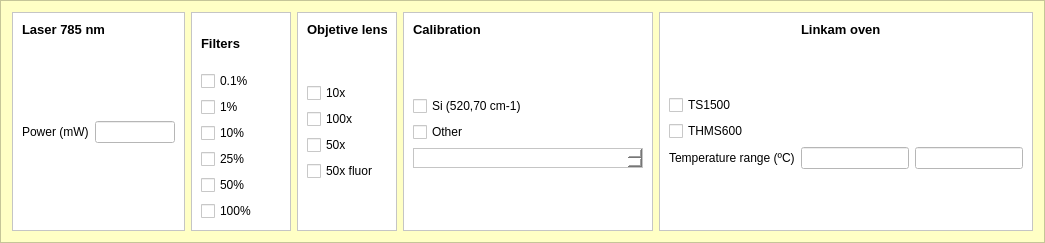
        <widget class="QFrame" name="frame_5">
         <property name="minimumSize">
          <size>
           <width>1000</width>
           <height>180</height>
          </size>
         </property>
         <property name="maximumSize">
          <size>
           <width>16777215</width>
           <height>16777215</height>
          </size>
         </property>
         <property name="styleSheet">
          <string notr="true">background-color: rgb(255, 255, 197);</string>
         </property>
         <property name="frameShape">
          <enum>QFrame::StyledPanel</enum>
         </property>
         <property name="frameShadow">
          <enum>QFrame::Raised</enum>
         </property>
         <layout class="QHBoxLayout" name="horizontalLayout_3">
          <item>
           <widget class="QFrame" name="frame_16">
            <property name="maximumSize">
             <size>
              <width>200</width>
              <height>16777215</height>
             </size>
            </property>
            <property name="styleSheet">
             <string notr="true">background-color: rgb(255, 255, 255);</string>
            </property>
            <property name="frameShape">
             <enum>QFrame::StyledPanel</enum>
            </property>
            <property name="frameShadow">
             <enum>QFrame::Raised</enum>
            </property>
            <layout class="QGridLayout" name="gridLayout_6">
             <item row="2" column="0">
              <widget class="QLabel" name="label_9">
               <property name="minimumSize">
                <size>
                 <width>0</width>
                 <height>20</height>
                </size>
               </property>
               <property name="maximumSize">
                <size>
                 <width>16777215</width>
                 <height>20</height>
                </size>
               </property>
               <property name="text">
                <string>Power (mW)</string>
               </property>
              </widget>
             </item>
             <item row="0" column="0" colspan="2">
              <widget class="QLabel" name="label_6">
               <property name="enabled">
                <bool>true</bool>
               </property>
               <property name="maximumSize">
                <size>
                 <width>16777215</width>
                 <height>15</height>
                </size>
               </property>
               <property name="font">
                <font>
                 <pointsize>10</pointsize>
                 <weight>75</weight>
                 <bold>true</bold>
                </font>
               </property>
               <property name="text">
                <string>Laser 785 nm</string>
               </property>
              </widget>
             </item>
             <item row="2" column="1">
              <widget class="QLineEdit" name="laser_power_lineEdit">
               <property name="maximumSize">
                <size>
                 <width>80</width>
                 <height>16777215</height>
                </size>
               </property>
              </widget>
             </item>
             <item row="3" column="0">
              <spacer name="verticalSpacer_14">
               <property name="orientation">
                <enum>Qt::Vertical</enum>
               </property>
               <property name="sizeHint" stdset="0">
                <size>
                 <width>20</width>
                 <height>40</height>
                </size>
               </property>
              </spacer>
             </item>
             <item row="1" column="0">
              <spacer name="verticalSpacer_5">
               <property name="orientation">
                <enum>Qt::Vertical</enum>
               </property>
               <property name="sizeHint" stdset="0">
                <size>
                 <width>20</width>
                 <height>40</height>
                </size>
               </property>
              </spacer>
             </item>
            </layout>
           </widget>
          </item>
          <item>
           <widget class="QFrame" name="frame">
            <property name="minimumSize">
             <size>
              <width>100</width>
              <height>0</height>
             </size>
            </property>
            <property name="maximumSize">
             <size>
              <width>16777215</width>
              <height>16777215</height>
             </size>
            </property>
            <property name="styleSheet">
             <string notr="true">background-color: rgb(255, 255, 255);</string>
            </property>
            <property name="frameShape">
             <enum>QFrame::StyledPanel</enum>
            </property>
            <property name="frameShadow">
             <enum>QFrame::Raised</enum>
            </property>
            <layout class="QVBoxLayout" name="verticalLayout_3">
             <item>
              <widget class="QLabel" name="label_7">
               <property name="font">
                <font>
                 <pointsize>10</pointsize>
                 <weight>75</weight>
                 <bold>true</bold>
                </font>
               </property>
               <property name="text">
                <string>Filters</string>
               </property>
              </widget>
             </item>
             <item>
              <widget class="QCheckBox" name="filtro01_checkBox">
               <property name="text">
                <string>0.1%</string>
               </property>
              </widget>
             </item>
             <item>
              <widget class="QCheckBox" name="filtro1_checkBox">
               <property name="text">
                <string>1%</string>
               </property>
              </widget>
             </item>
             <item>
              <widget class="QCheckBox" name="filtro10_checkBox">
               <property name="text">
                <string>10%</string>
               </property>
              </widget>
             </item>
             <item>
              <widget class="QCheckBox" name="filtro25_checkBox">
               <property name="text">
                <string>25%</string>
               </property>
              </widget>
             </item>
             <item>
              <widget class="QCheckBox" name="filtro50_checkBox">
               <property name="text">
                <string>50%</string>
               </property>
              </widget>
             </item>
             <item>
              <widget class="QCheckBox" name="filtro100_checkBox">
               <property name="text">
                <string>100%</string>
               </property>
              </widget>
             </item>
            </layout>
           </widget>
          </item>
          <item>
           <widget class="QFrame" name="frame_17">
            <property name="maximumSize">
             <size>
              <width>100</width>
              <height>16777215</height>
             </size>
            </property>
            <property name="styleSheet">
             <string notr="true">background-color: rgb(255, 255, 255);</string>
            </property>
            <property name="frameShape">
             <enum>QFrame::StyledPanel</enum>
            </property>
            <property name="frameShadow">
             <enum>QFrame::Raised</enum>
            </property>
            <layout class="QGridLayout" name="gridLayout_7">
             <item row="5" column="0">
              <widget class="QCheckBox" name="objetiva50xfluor_checkBox">
               <property name="text">
                <string>50x fluor</string>
               </property>
              </widget>
             </item>
             <item row="1" column="0">
              <spacer name="verticalSpacer_9">
               <property name="orientation">
                <enum>Qt::Vertical</enum>
               </property>
               <property name="sizeHint" stdset="0">
                <size>
                 <width>20</width>
                 <height>40</height>
                </size>
               </property>
              </spacer>
             </item>
             <item row="4" column="0">
              <widget class="QCheckBox" name="objetiva50x_checkBox">
               <property name="text">
                <string>50x</string>
               </property>
              </widget>
             </item>
             <item row="0" column="0">
              <widget class="QLabel" name="label_8">
               <property name="font">
                <font>
                 <pointsize>10</pointsize>
                 <weight>75</weight>
                 <bold>true</bold>
                </font>
               </property>
               <property name="text">
                <string>Objetive lens</string>
               </property>
              </widget>
             </item>
             <item row="3" column="0">
              <widget class="QCheckBox" name="objetiva100x_checkBox">
               <property name="text">
                <string>100x</string>
               </property>
              </widget>
             </item>
             <item row="2" column="0">
              <widget class="QCheckBox" name="objetiva10x_checkBox">
               <property name="text">
                <string>10x</string>
               </property>
              </widget>
             </item>
             <item row="6" column="0">
              <spacer name="verticalSpacer_13">
               <property name="orientation">
                <enum>Qt::Vertical</enum>
               </property>
               <property name="sizeHint" stdset="0">
                <size>
                 <width>20</width>
                 <height>40</height>
                </size>
               </property>
              </spacer>
             </item>
            </layout>
           </widget>
          </item>
          <item>
           <widget class="QFrame" name="frame_9">
            <property name="maximumSize">
             <size>
              <width>250</width>
              <height>16777215</height>
             </size>
            </property>
            <property name="styleSheet">
             <string notr="true">background-color: rgb(255, 255, 255);</string>
            </property>
            <property name="frameShape">
             <enum>QFrame::StyledPanel</enum>
            </property>
            <property name="frameShadow">
             <enum>QFrame::Raised</enum>
            </property>
            <layout class="QVBoxLayout" name="verticalLayout_2">
             <item>
              <widget class="QLabel" name="label_14">
               <property name="font">
                <font>
                 <pointsize>10</pointsize>
                 <weight>75</weight>
                 <bold>true</bold>
                </font>
               </property>
               <property name="text">
                <string>Calibration</string>
               </property>
              </widget>
             </item>
             <item>
              <spacer name="verticalSpacer_7">
               <property name="orientation">
                <enum>Qt::Vertical</enum>
               </property>
               <property name="sizeHint" stdset="0">
                <size>
                 <width>20</width>
                 <height>40</height>
                </size>
               </property>
              </spacer>
             </item>
             <item>
              <widget class="QCheckBox" name="cal_si_checkBox">
               <property name="text">
                <string>Si (520,70 cm-1)</string>
               </property>
              </widget>
             </item>
             <item>
              <widget class="QCheckBox" name="cal_outro_checkBox">
               <property name="text">
                <string>Other</string>
               </property>
              </widget>
             </item>
             <item>
              <widget class="QTextEdit" name="cal_outro_textEdit">
               <property name="minimumSize">
                <size>
                 <width>0</width>
                 <height>0</height>
                </size>
               </property>
               <property name="maximumSize">
                <size>
                 <width>16777215</width>
                 <height>20</height>
                </size>
               </property>
              </widget>
             </item>
             <item>
              <spacer name="verticalSpacer_11">
               <property name="orientation">
                <enum>Qt::Vertical</enum>
               </property>
               <property name="sizeHint" stdset="0">
                <size>
                 <width>20</width>
                 <height>40</height>
                </size>
               </property>
              </spacer>
             </item>
            </layout>
           </widget>
          </item>
          <item>
           <widget class="QFrame" name="frame_21">
            <property name="maximumSize">
             <size>
              <width>400</width>
              <height>16777215</height>
             </size>
            </property>
            <property name="styleSheet">
             <string notr="true">background-color: rgb(255, 255, 255);</string>
            </property>
            <property name="frameShape">
             <enum>QFrame::StyledPanel</enum>
            </property>
            <property name="frameShadow">
             <enum>QFrame::Raised</enum>
            </property>
            <layout class="QGridLayout" name="gridLayout_9">
             <item row="4" column="0">
              <widget class="QLabel" name="label_23">
               <property name="maximumSize">
                <size>
                 <width>200</width>
                 <height>16777215</height>
                </size>
               </property>
               <property name="text">
                <string>Temperature range (ºC)</string>
               </property>
              </widget>
             </item>
             <item row="4" column="1">
              <widget class="QLineEdit" name="linkam_startT_lineEdit">
               <property name="minimumSize">
                <size>
                 <width>100</width>
                 <height>0</height>
                </size>
               </property>
               <property name="maximumSize">
                <size>
                 <width>150</width>
                 <height>16777215</height>
                </size>
               </property>
              </widget>
             </item>
             <item row="3" column="0">
              <widget class="QCheckBox" name="thms600_checkBox">
               <property name="text">
                <string>THMS600</string>
               </property>
              </widget>
             </item>
             <item row="4" column="2">
              <widget class="QLineEdit" name="linkam_stopT_lineEdit">
               <property name="minimumSize">
                <size>
                 <width>100</width>
                 <height>0</height>
                </size>
               </property>
               <property name="maximumSize">
                <size>
                 <width>150</width>
                 <height>100</height>
                </size>
               </property>
              </widget>
             </item>
             <item row="2" column="0">
              <widget class="QCheckBox" name="ts1500_checkBox">
               <property name="text">
                <string>TS1500</string>
               </property>
              </widget>
             </item>
             <item row="0" column="1">
              <widget class="QLabel" name="label_15">
               <property name="font">
                <font>
                 <pointsize>10</pointsize>
                 <weight>75</weight>
                 <bold>true</bold>
                </font>
               </property>
               <property name="text">
                <string>Linkam oven</string>
               </property>
              </widget>
             </item>
             <item row="1" column="0">
              <spacer name="verticalSpacer_6">
               <property name="orientation">
                <enum>Qt::Vertical</enum>
               </property>
               <property name="sizeHint" stdset="0">
                <size>
                 <width>20</width>
                 <height>40</height>
                </size>
               </property>
              </spacer>
             </item>
             <item row="5" column="1">
              <spacer name="verticalSpacer_12">
               <property name="orientation">
                <enum>Qt::Vertical</enum>
               </property>
               <property name="sizeHint" stdset="0">
                <size>
                 <width>20</width>
                 <height>40</height>
                </size>
               </property>
              </spacer>
             </item>
            </layout>
           </widget>
          </item>
         </layout>
        </widget>
